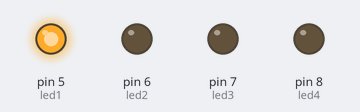
A sketch run on a simulated Arduino Uno, built with avr-gcc and run on an emulated ATmega328P. Parts: output pins drawn as LEDs (lit = HIGH).

Above: at 0.1 s.
At 0.9 s:
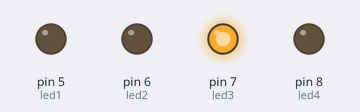
At 1.3 s:
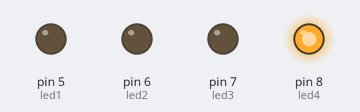
At 2.1 s:
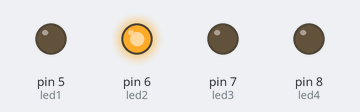
At 3.5 s:
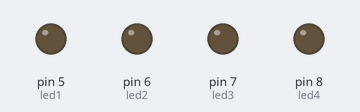
Timing chart, 0 to 3.8 s (numbered marks = the images above):
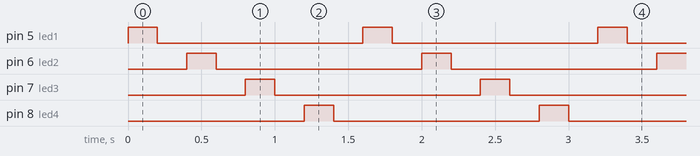

Measured:
- by itself, pin 5 (led1), pin 6 (led2), pin 7 (led3), pin 8 (led4): alternates HIGH for 0.20 s and LOW for 1.4 s
- by itself, everything shown: repeats every 1.6 s, in 8 steps

The sketch:

sec1.ino
```cpp
int led1 = 5;
int led2 = 6;
int led3 = 7;
int led4 = 8;
int tiempo = 200;

void setup() {
  pinMode(led1, OUTPUT);
  pinMode(led2, OUTPUT);
  pinMode(led3, OUTPUT);
  pinMode(led4, OUTPUT);
}

void loop() {
  digitalWrite(led1, HIGH);
  delay(tiempo);
  digitalWrite(led1, LOW);
  delay(tiempo);
  digitalWrite(led2, HIGH);
  delay(tiempo);
  digitalWrite(led2, LOW);
  delay(tiempo);
  digitalWrite(led3, HIGH);
  delay(tiempo);
  digitalWrite(led3, LOW);
  delay(tiempo);
  digitalWrite(led4, HIGH);
  delay(tiempo);
  digitalWrite(led4, LOW);
  delay(tiempo);
}
```
